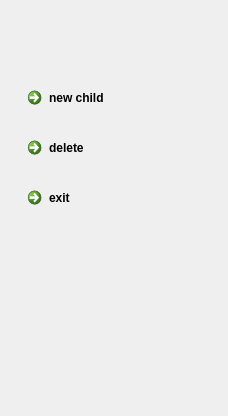
<?xml version="1.0" encoding="UTF-8"?>
<ui version="4.0">
 <class>menu</class>
 <widget class="QWidget" name="menu">
  <property name="geometry">
   <rect>
    <x>0</x>
    <y>0</y>
    <width>228</width>
    <height>416</height>
   </rect>
  </property>
  <property name="windowTitle">
   <string>Form</string>
  </property>
  <widget class="QCommandLinkButton" name="commandLinkButton">
   <property name="geometry">
    <rect>
     <x>20</x>
     <y>80</y>
     <width>172</width>
     <height>41</height>
    </rect>
   </property>
   <property name="text">
    <string>new child</string>
   </property>
  </widget>
  <widget class="QCommandLinkButton" name="commandLinkButton_3">
   <property name="geometry">
    <rect>
     <x>20</x>
     <y>130</y>
     <width>172</width>
     <height>41</height>
    </rect>
   </property>
   <property name="text">
    <string>delete</string>
   </property>
  </widget>
  <widget class="QCommandLinkButton" name="commandLinkButton_4">
   <property name="geometry">
    <rect>
     <x>20</x>
     <y>180</y>
     <width>172</width>
     <height>41</height>
    </rect>
   </property>
   <property name="text">
    <string>exit</string>
   </property>
  </widget>
 </widget>
 <resources/>
 <connections>
  <connection>
   <sender>commandLinkButton_4</sender>
   <signal>clicked()</signal>
   <receiver>menu</receiver>
   <slot>close()</slot>
   <hints>
    <hint type="sourcelabel">
     <x>90</x>
     <y>268</y>
    </hint>
    <hint type="destinationlabel">
     <x>93</x>
     <y>306</y>
    </hint>
   </hints>
  </connection>
 </connections>
</ui>
